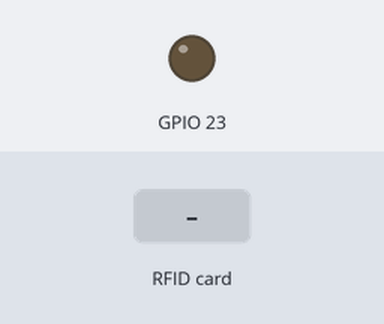
Recording of a sketch running on a simulated ESP32. Shown: output pins drawn as LEDs (lit = HIGH). The test bench sets the inputs (shaded band). Pins used as bus, display or sensor lines are not drawn; what the sketch prints to the serial monitor is not drawn.

Above: at 2.2 s.
2.3 s: RFID card 5E 7A 19 C4 held to the reader
At 10.3 s:
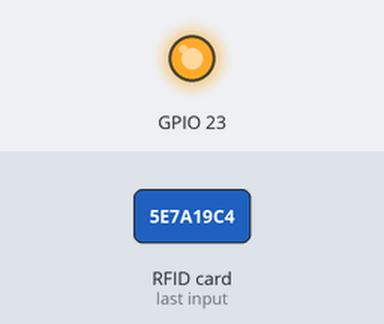
Timing chart, 0 to 11.8 s (numbered marks = the images above; inputs shaded):
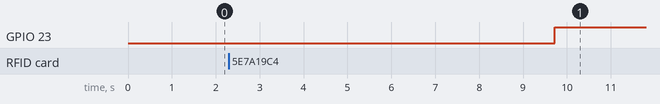

The sketch:

test_rfid.ino
```cpp
#include <SPI.h>
#include <MFRC522.h>

#define RST_PIN 27

struct ConfigSPI {
  const char* nombre;
  int sda;
  int sck;
  int mosi;
  int miso;
};

// Probamos las combinaciones probables (incluyendo si los 2 cables cafés SDA y MISO quedaron intercambiados)
ConfigSPI configs[] = {
  {"1. Estándar (SDA=5, SCK=18, MOSI=23, MISO=19)",         5,  18, 23, 19},
  {"2. Cafés Invertidos (SDA=19, SCK=18, MOSI=23, MISO=5)", 19, 18, 23, 5},
  {"3. MOSI/MISO Invertidos (SDA=5, SCK=18, MOSI=19, MISO=23)", 5, 18, 19, 23},
  {"4. Cafés + Datos (SDA=19, SCK=18, MOSI=5, MISO=23)",    19, 18, 5,  23},
  {"5. SCK/SDA Invertidos (SDA=18, SCK=5, MOSI=23, MISO=19)", 18, 5, 23, 19},
  {"6. Orden inverso (SDA=23, SCK=19, MOSI=18, MISO=5)",    23, 19, 18, 5}
};

const int TOTAL_CONFIGS = sizeof(configs) / sizeof(configs[0]);

void setup() {
  Serial.begin(115200);
  delay(1000);

  Serial.println();
  Serial.println(F("=========================================================="));
  Serial.println(F(" PRUEBA OFICIAL MFRC522 (PROBANDO CABLES CAFÉS Y ORDEN SPI)"));
  Serial.println(F("=========================================================="));

  pinMode(RST_PIN, OUTPUT);
  digitalWrite(RST_PIN, HIGH);
}

void loop() {
  bool detectado = false;

  for (int i = 0; i < TOTAL_CONFIGS; i++) {
    ConfigSPI c = configs[i];

    pinMode(c.sda, OUTPUT);
    digitalWrite(c.sda, HIGH);

    SPI.begin(c.sck, c.miso, c.mosi, c.sda);
    delay(10);

    MFRC522 rfid(c.sda, RST_PIN);
    rfid.PCD_Init();
    delay(10);

    byte v = rfid.PCD_ReadRegister(rfid.VersionReg);

    if (v != 0x00 && v != 0xFF) {
      detectado = true;
      Serial.print(F("✅ "));
      Serial.print(c.nombre);
      Serial.print(F(" -> ¡RESPONDIÓ! VersionReg = 0x"));
      if (v < 0x10) Serial.print(F("0"));
      Serial.println(v, HEX);

      rfid.PCD_SetAntennaGain(rfid.RxGain_max);
      // Esperar 1.5 segundos buscando tarjeta en esta configuración ganadora
      unsigned long t0 = millis();
      while (millis() - t0 < 1500) {
        if (rfid.PICC_IsNewCardPresent() && rfid.PICC_ReadCardSerial()) {
          Serial.println();
          Serial.print(F("🎉💳 ¡¡TARJETA LEÍDA CON ÉXITO!! UID: "));
          for (byte b = 0; b < rfid.uid.size; b++) {
            if (rfid.uid.uidByte[b] < 0x10) Serial.print(F("0"));
            Serial.print(rfid.uid.uidByte[b], HEX);
            if (b < rfid.uid.size - 1) Serial.print(F(" "));
          }
          Serial.println();
          Serial.println(F("=========================================================="));
          rfid.PICC_HaltA();
          rfid.PCD_StopCrypto1();
          delay(1000);
        }
        delay(50);
      }
    }

    SPI.end();
  }

  if (!detectado) {
    Serial.println(F("❌ Ninguna de las 6 configuraciones SPI respondió (todas dieron 0x00/0xFF)."));
  }

  delay(500);
}
```

Measured:
- after the input at 2.3 s, GPIO 23: LOW → HIGH after 7.4 s instead of 6.6 s
